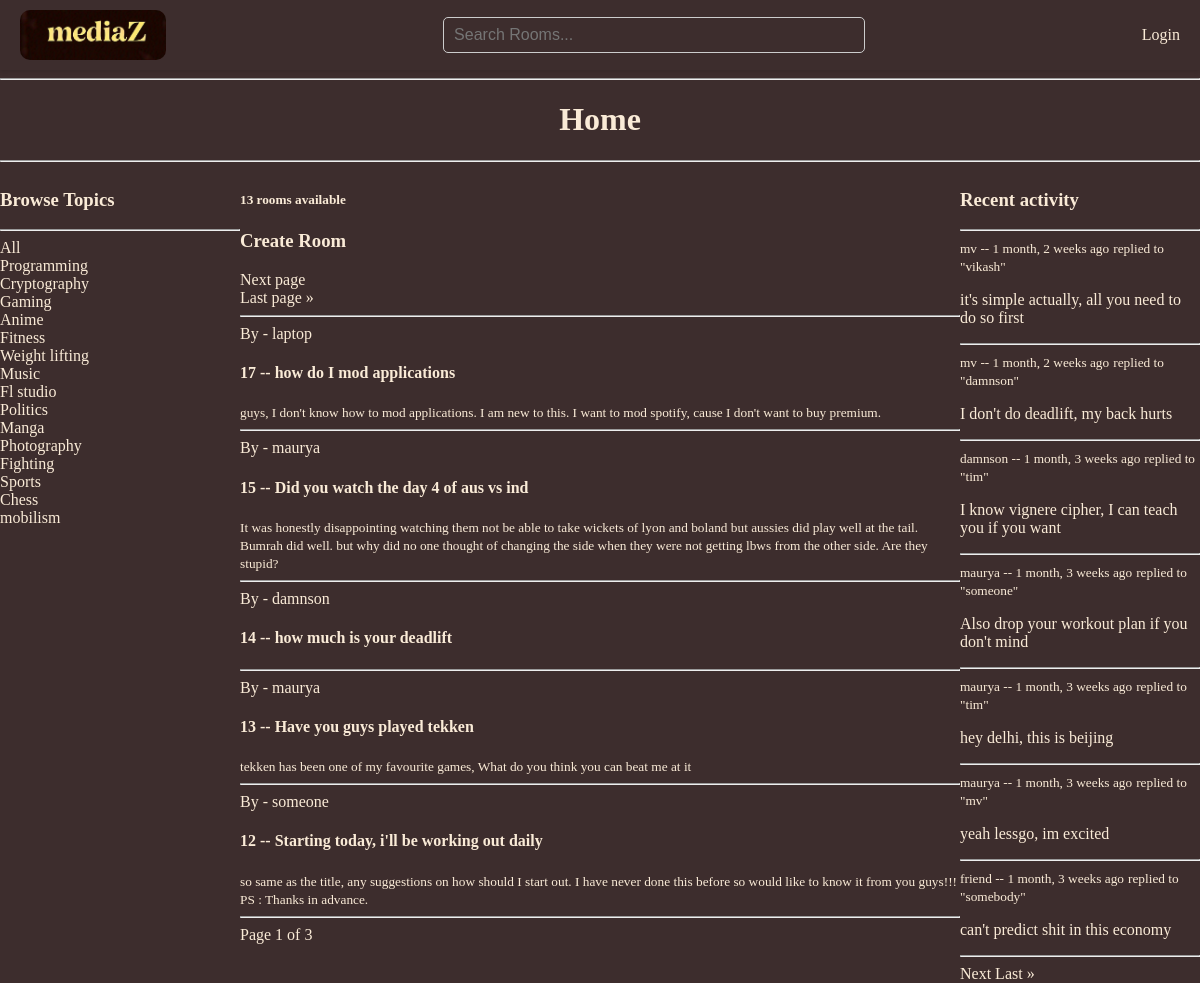
The app's page /, older data.
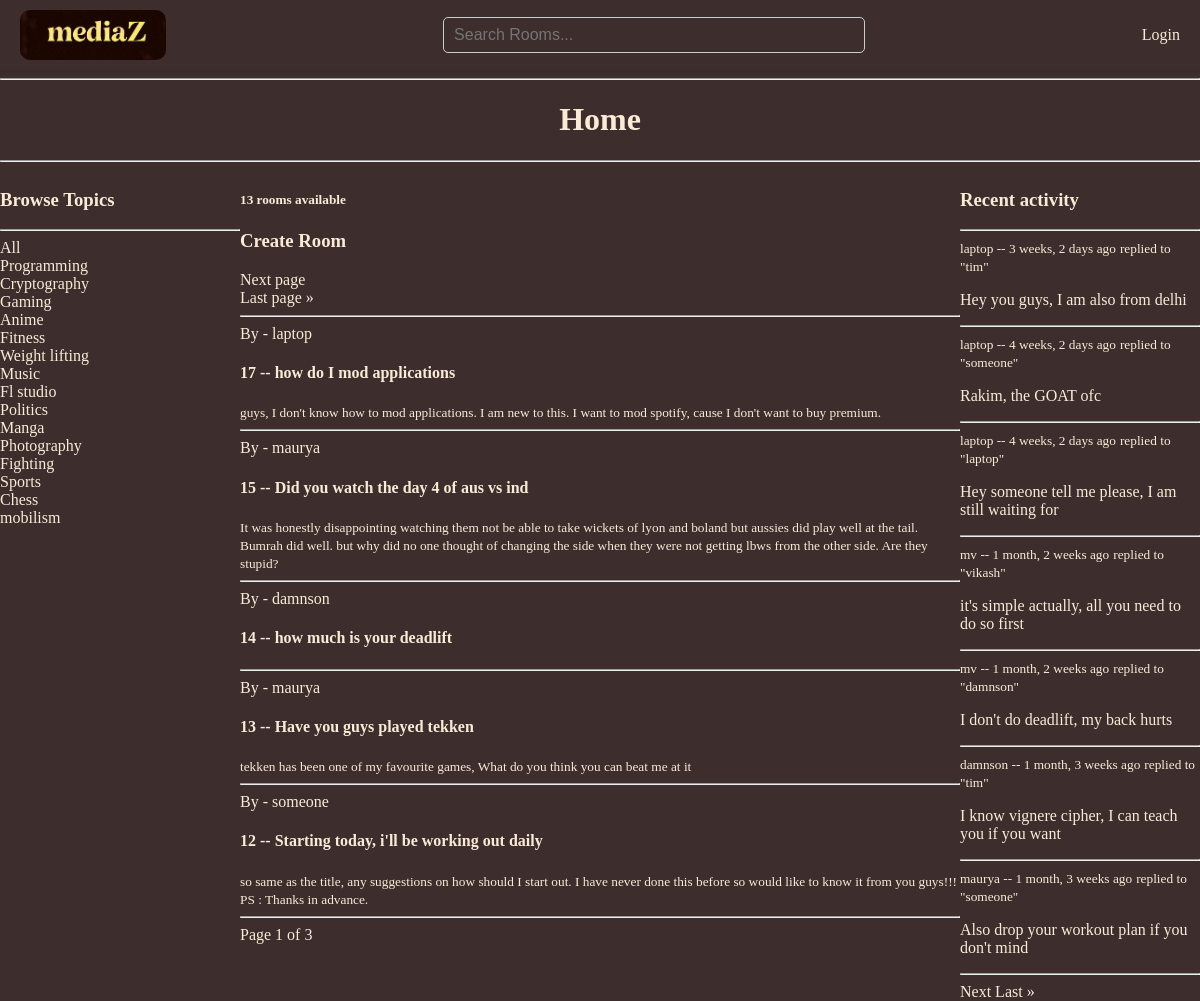
The same page, newer data.
### base/models.py (models this page shows, shortened)
class Topic(models.Model):
    name = models.CharField(max_length=200)

class Room(models.Model):
    host = models.ForeignKey(User, on_delete=models.SET_NULL, null=True)
    topic = models.ForeignKey(Topic, on_delete=models.SET_NULL, null=True)
    name = models.CharField(max_length=200)
    description = models.TextField(null=True, blank=True)
    participants = models.ManyToManyField(
        User,
        related_name='participants',
        blank=True
    )
    updated = models.DateTimeField(auto_now=True)
    created = models.DateTimeField(auto_now_add=True)
    class Meta:
        ordering = ['-updated', '-created']

class Message(models.Model):
    user = models.ForeignKey(User, on_delete=models.CASCADE)
    room = models.ForeignKey(Room, on_delete=models.CASCADE)
    body = models.TextField()
    updated = models.DateTimeField(auto_now=True)
    created = models.DateTimeField(auto_now_add=True)
    def __str__(self):
        return self.body[0:50]

### base/views.py (the view)
# urls.py: path('', views.home, name="home"),
def home(request):
    q = request.GET.get('q') if request.GET.get('q') != None else ''
    rooms = Room.objects.filter(
        Q(topic__name__icontains=q)|
        Q(name__icontains=q)|
        Q(description__icontains=q)|
        Q(host__username__icontains=q)
    )
    room_comments = Message.objects.filter(
        Q(room__topic__name__icontains=q)|
        Q(room__name__icontains=q)
    ).order_by('-created')
    room_count = rooms.count()
    topics = Topic.objects.all()
    paginator = Paginator(rooms, 5)
    page_number = request.GET.get('page')
    page_obj = paginator.get_page(page_number)
    comment_paginator = Paginator(room_comments, 7)
    comment_page_number = request.GET.get('comment_page')
    comment_page_obj = comment_paginator.get_page(comment_page_number)
    context = {
        'rooms':rooms,
        'topics': topics,
        'room_count':room_count,
        'room_comments':room_comments,
        'page_obj': page_obj,
        'comment_page_obj':comment_page_obj
    }
    return render(request, 'base/home.html', context)

### base/templates/base/home.html (shortened to what this page needs)
{% extends 'main.html' %}
{% block content %}
{% if request.GET.q != None %}
<h1 class="header">{{ request.GET.q }}</h1>
{% else %}
<h1 class="header">Home</h1>
{% endif %}
<hr>
<div class="home-container">
    <div>
        {% include 'base/topics.html' %}
    </div>
    <div>
        <h5>{{ page_obj.paginator.count }} rooms available</h5>
        <a href="{% url 'create-room' %}"><h3>Create Room</h3></a>
        {% if page_obj.has_next %}
                <a href="?page={{ page_obj.next_page_number }}">Next page</a><br>
                <a href="?page={{ page_obj.paginator.num_pages }}">Last page &raquo;</a>
        {% endif %}
        <hr>
        <div>
            {% include 'base/feed.html' %}
        </div>
        <div class="pagination">
            <span>Page {{ page_obj.number }} of {{ page_obj.paginator.num_pages }}</span>
        </div>
    </div>
    <div>
        {% include 'base/activity.html' %}
        <div>
            {% if comment_page_obj.has_next %}
                <a href="?comment_page={{ comment_page_obj.next_page_number }}">Next</a>
                <a href="?comment_page={{ comment_page_obj.paginator.num_pages }}">Last &raquo;</a>
            {% endif %}
        </div>
    </div>
</div>
{% endblock %}

### base/templates/base/topics.html
<h3>Browse Topics</h3>
        <hr>
        <div>
            <a href="{% url 'home' %}">All</a>
        </div>
        {% for topic in topics %}
            <div>
                <a href="{% url 'home' %}?q={{topic.name}}"> {{topic.name}}</a>
            </div>
        {% endfor %}

### base/templates/base/feed.html (shortened to what this page needs)
{% for room in page_obj %}
                <div>
                    By - <a href="{% url 'user' room.host.id %}">{{room.host.username}}</a>
                    <h4>{{room.id}} -- <a href="{% url 'room' room.id %}">{{room.name}}</a></h4>
                    <small>{{room.description}}</small>
                    <hr>
                </div>
{% endfor %}

### base/templates/base/activity.html (shortened to what this page needs)
<div>
    <h3>Recent activity</h3>
    <hr>
    {% if room_comments %}
        {% for comment in comment_page_obj %}
                <div>
                <small><a href="{% url 'user' comment.user.id %}">{{comment.user}}</a> -- {{comment.created | timesince}} ago</small>
                <small>replied to "{{comment.room.host}}"</small>
                <p>{{comment}}</p>
                <hr>
            </div>
        {% endfor %}
    {% else %}
        <p class="no-activity">No recent activity here...</p>
    {% endif %}
</div>

Row changes from the older to the newer data that the page shows:
no longer on this page (row unchanged): Message: user "maurya", created "1 month, 3 weeks", room.host "tim", body "hey delhi, this is beijing"
no longer on this page (row unchanged): Message: user "maurya", created "1 month, 3 weeks", room.host "mv", body "yeah lessgo, im excited"
no longer on this page (row unchanged): Message: user "friend", created "1 month, 3 weeks", room.host "somebody", body "can't predict shit in this economy"
added Message: user "laptop", created "3 weeks, 2 days", room.host "tim", body "Hey you guys, I am also from delhi"
added Message: user "laptop", created "4 weeks, 2 days", room.host "someone", body "Rakim, the GOAT ofc"
added Message: user "laptop", created "4 weeks, 2 days", room.host "laptop", body "Hey someone tell me please, I am still waiting for"
